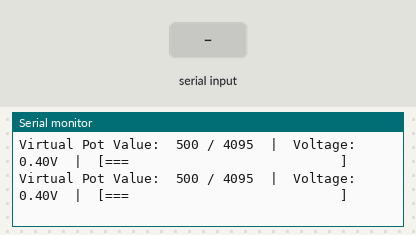
Bench run of a sketch on a simulated ESP32. Shown: the last lines printed to the serial monitor. Inputs (shaded band) come from the test bench.

Above: at 2.2 s.
2.3 s: "90,45\n" received over Serial
At 2.9 s:
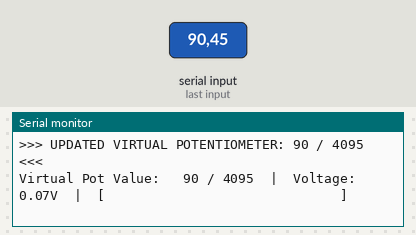
4.0 s: "5\n" received over Serial
At 4.5 s:
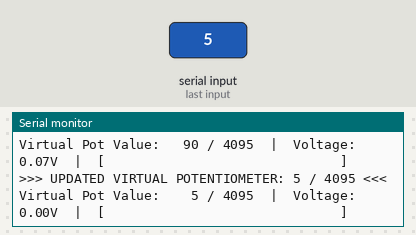
6.0 s: "200\n" received over Serial
At 6.5 s:
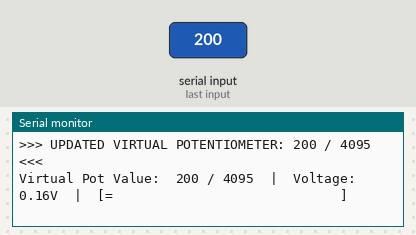

Measured:
- after the input at 2.3 s, the serial monitor: prints a new line after 0.23 s (image 1)
- after the input at 4.0 s, the serial monitor: prints a new line at once (image 2)
- after the input at 6.0 s, the serial monitor: prints a new line after 0.06 s (image 3)

The sketch:

Potentiometer_Test.ino
```cpp
#include <Arduino.h>

// Virtual Potentiometer Value controlled purely via Serial Monitor
int virtualPotValue = 500;

void setup() {
  Serial.begin(115200);
  delay(1000);

  Serial.println("\n=================================================");
  Serial.println("  SERIAL-CONTROLLED VIRTUAL POTENTIOMETER TEST   ");
  Serial.println("=================================================");
  Serial.println("Type a number '0' to '4095' in the Serial Monitor");
  Serial.println("to change the virtual potentiometer reading.");
  Serial.println("=================================================\n");
}

void loop() {
  // Read Serial Monitor Input
  if (Serial.available() > 0) {
    String input = Serial.readStringUntil('\n');
    input.trim();
    int val = input.toInt();
    if (val >= 0 && val <= 4095) {
      virtualPotValue = val;
      Serial.printf("\n>>> UPDATED VIRTUAL POTENTIOMETER: %d / 4095 <<<\n", virtualPotValue);
    }
  }

  // Convert value to equivalent voltage (0.0V - 3.3V)
  float voltage = (virtualPotValue / 4095.0) * 3.3;

  // Visual Bar Graph representation
  int barLength = map(virtualPotValue, 0, 4095, 0, 30);
  String bar = "[";
  for (int i = 0; i < 30; i++) {
    if (i < barLength) bar += "=";
    else bar += " ";
  }
  bar += "]";

  Serial.printf("Virtual Pot Value: %4d / 4095  |  Voltage: %.2fV  |  %s\n",
                virtualPotValue, voltage, bar.c_str());

  delay(500); // 500ms update rate
}
```
